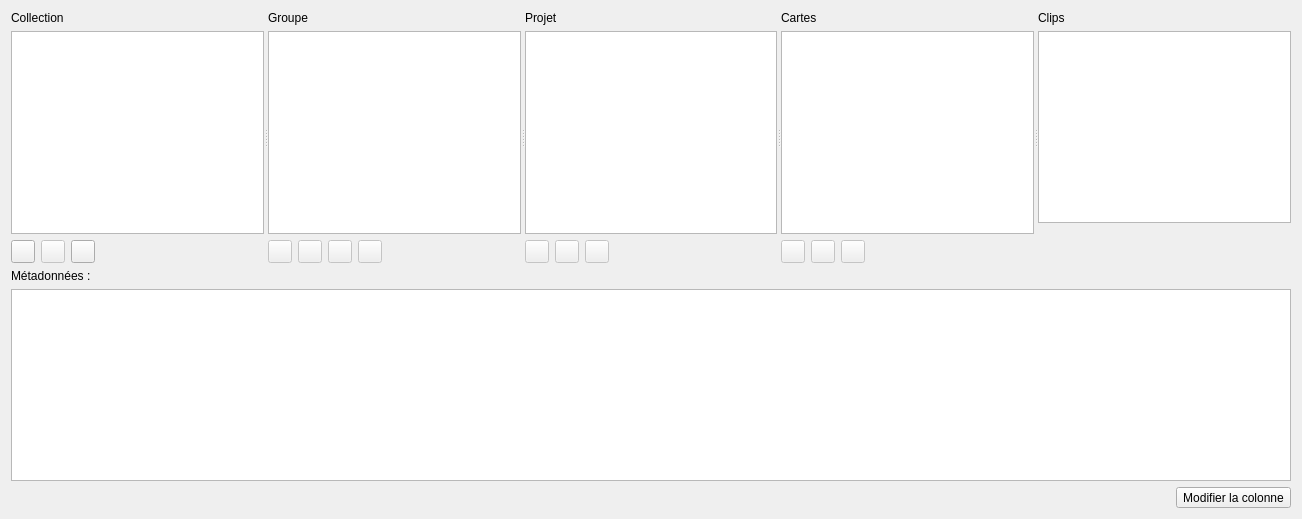
          <widget class="QWidget" name="page_3">
           <layout class="QVBoxLayout" name="verticalLayout">
            <item>
             <widget class="QSplitter" name="splitter_2">
              <property name="orientation">
               <enum>Qt::Vertical</enum>
              </property>
              <widget class="QWidget" name="layoutWidget_6">
               <layout class="QGridLayout" name="gridLayout_2">
                <item row="6" column="2">
                 <widget class="QToolButton" name="B_col_chge">
                  <property name="text">
                   <string>Modifier la colonne</string>
                  </property>
                 </widget>
                </item>
                <item row="6" column="1">
                 <spacer name="horizontalSpacer_5">
                  <property name="orientation">
                   <enum>Qt::Horizontal</enum>
                  </property>
                  <property name="sizeHint" stdset="0">
                   <size>
                    <width>40</width>
                    <height>20</height>
                   </size>
                  </property>
                 </spacer>
                </item>
                <item row="1" column="1">
                 <widget class="QLabel" name="label_7">
                  <property name="text">
                   <string>Métadonnées :</string>
                  </property>
                 </widget>
                </item>
                <item row="2" column="1" colspan="2">
                 <widget class="QTableView" name="mdataView">
                  <property name="styleSheet">
                   <string notr="true"/>
                  </property>
                  <property name="selectionMode">
                   <enum>QAbstractItemView::SingleSelection</enum>
                  </property>
                  <property name="showGrid">
                   <bool>true</bool>
                  </property>
                  <attribute name="verticalHeaderVisible">
                   <bool>false</bool>
                  </attribute>
                 </widget>
                </item>
                <item row="0" column="1" colspan="2">
                 <widget class="QSplitter" name="splitter_3">
                  <property name="orientation">
                   <enum>Qt::Horizontal</enum>
                  </property>
                  <widget class="QWidget" name="layoutWidget_7">
                   <layout class="QVBoxLayout" name="verticalLayout_12">
                    <item>
                     <widget class="QLabel" name="label_49">
                      <property name="frameShadow">
                       <enum>QFrame::Plain</enum>
                      </property>
                      <property name="text">
                       <string>Collection</string>
                      </property>
                      <property name="textFormat">
                       <enum>Qt::AutoText</enum>
                      </property>
                     </widget>
                    </item>
                    <item>
                     <widget class="QListView" name="collection_list">
                      <property name="minimumSize">
                       <size>
                        <width>0</width>
                        <height>0</height>
                       </size>
                      </property>
                      <property name="mouseTracking">
                       <bool>false</bool>
                      </property>
                      <property name="selectionMode">
                       <enum>QAbstractItemView::ExtendedSelection</enum>
                      </property>
                      <property name="selectionRectVisible">
                       <bool>false</bool>
                      </property>
                     </widget>
                    </item>
                    <item>
                     <layout class="QHBoxLayout" name="horizontalLayout_20">
                      <item>
                       <widget class="QToolButton" name="b_add_coll">
                        <property name="enabled">
                         <bool>true</bool>
                        </property>
                        <property name="toolTip">
                         <string>&lt;html&gt;&lt;head/&gt;&lt;body&gt;&lt;p&gt;Ajouter un &lt;span style=&quot; font-weight:600;&quot;&gt;objet&lt;/span&gt;&lt;/p&gt;&lt;/body&gt;&lt;/html&gt;</string>
                        </property>
                        <property name="statusTip">
                         <string>Ajouter un groupe</string>
                        </property>
                        <property name="autoFillBackground">
                         <bool>false</bool>
                        </property>
                        <property name="text">
                         <string/>
                        </property>
                        <property name="icon">
                         <iconset>
                          <normaloff>../../mam_manager V2/_ui/images/ic_add_circle_black_48dp.png</normaloff>../../mam_manager V2/_ui/images/ic_add_circle_black_48dp.png</iconset>
                        </property>
                       </widget>
                      </item>
                      <item>
                       <widget class="QToolButton" name="b_remove_coll">
                        <property name="enabled">
                         <bool>false</bool>
                        </property>
                        <property name="toolTip">
                         <string>&lt;html&gt;&lt;head/&gt;&lt;body&gt;&lt;p&gt;Retirer un &lt;span style=&quot; font-weight:600;&quot;&gt;objet&lt;/span&gt;&lt;/p&gt;&lt;/body&gt;&lt;/html&gt;</string>
                        </property>
                        <property name="text">
                         <string/>
                        </property>
                        <property name="icon">
                         <iconset>
                          <normaloff>../../mam_manager V2/_ui/images/ic_remove_circle_black_48dp.png</normaloff>../../mam_manager V2/_ui/images/ic_remove_circle_black_48dp.png</iconset>
                        </property>
                       </widget>
                      </item>
                      <item>
                       <widget class="QToolButton" name="toolButton">
                        <property name="toolTip">
                         <string>&lt;html&gt;&lt;head/&gt;&lt;body&gt;&lt;p&gt;Actualiser&lt;/p&gt;&lt;/body&gt;&lt;/html&gt;</string>
                        </property>
                        <property name="text">
                         <string/>
                        </property>
                        <property name="icon">
                         <iconset>
                          <normaloff>../../mam_manager V2/_ui/images/ic_refresh_black_24dp.png</normaloff>../../mam_manager V2/_ui/images/ic_refresh_black_24dp.png</iconset>
                        </property>
                       </widget>
                      </item>
                      <item>
                       <spacer name="horizontalSpacer_20">
                        <property name="orientation">
                         <enum>Qt::Horizontal</enum>
                        </property>
                        <property name="sizeHint" stdset="0">
                         <size>
                          <width>40</width>
                          <height>20</height>
                         </size>
                        </property>
                       </spacer>
                      </item>
                     </layout>
                    </item>
                   </layout>
                  </widget>
                  <widget class="QWidget" name="layoutWidget_8">
                   <layout class="QVBoxLayout" name="verticalLayout_16">
                    <item>
                     <widget class="QLabel" name="label_6">
                      <property name="frameShadow">
                       <enum>QFrame::Plain</enum>
                      </property>
                      <property name="text">
                       <string>Groupe</string>
                      </property>
                      <property name="textFormat">
                       <enum>Qt::AutoText</enum>
                      </property>
                     </widget>
                    </item>
                    <item>
                     <widget class="QListView" name="listView">
                      <property name="minimumSize">
                       <size>
                        <width>0</width>
                        <height>0</height>
                       </size>
                      </property>
                      <property name="mouseTracking">
                       <bool>false</bool>
                      </property>
                      <property name="tabKeyNavigation">
                       <bool>true</bool>
                      </property>
                      <property name="selectionMode">
                       <enum>QAbstractItemView::ExtendedSelection</enum>
                      </property>
                      <property name="selectionRectVisible">
                       <bool>false</bool>
                      </property>
                     </widget>
                    </item>
                    <item>
                     <layout class="QHBoxLayout" name="horizontalLayout_5">
                      <item>
                       <widget class="QToolButton" name="b_add_gp">
                        <property name="enabled">
                         <bool>false</bool>
                        </property>
                        <property name="toolTip">
                         <string>&lt;html&gt;&lt;head/&gt;&lt;body&gt;&lt;p&gt;Ajouter un &lt;span style=&quot; font-weight:600;&quot;&gt;objet&lt;/span&gt;&lt;/p&gt;&lt;/body&gt;&lt;/html&gt;</string>
                        </property>
                        <property name="statusTip">
                         <string>Ajouter un groupe</string>
                        </property>
                        <property name="autoFillBackground">
                         <bool>false</bool>
                        </property>
                        <property name="text">
                         <string/>
                        </property>
                        <property name="icon">
                         <iconset>
                          <normaloff>../../mam_manager V2/_ui/images/ic_add_circle_black_48dp.png</normaloff>../../mam_manager V2/_ui/images/ic_add_circle_black_48dp.png</iconset>
                        </property>
                       </widget>
                      </item>
                      <item>
                       <widget class="QToolButton" name="b_remove_gp">
                        <property name="enabled">
                         <bool>false</bool>
                        </property>
                        <property name="toolTip">
                         <string>&lt;html&gt;&lt;head/&gt;&lt;body&gt;&lt;p&gt;Retirer un &lt;span style=&quot; font-weight:600;&quot;&gt;objet&lt;/span&gt;&lt;/p&gt;&lt;/body&gt;&lt;/html&gt;</string>
                        </property>
                        <property name="text">
                         <string/>
                        </property>
                        <property name="icon">
                         <iconset>
                          <normaloff>../../mam_manager V2/_ui/images/ic_remove_circle_black_48dp.png</normaloff>../../mam_manager V2/_ui/images/ic_remove_circle_black_48dp.png</iconset>
                        </property>
                       </widget>
                      </item>
                      <item>
                       <widget class="QToolButton" name="b_chg_coll">
                        <property name="enabled">
                         <bool>false</bool>
                        </property>
                        <property name="toolTip">
                         <string>&lt;html&gt;&lt;head/&gt;&lt;body&gt;&lt;p&gt;Déplacer l'objet&lt;/p&gt;&lt;/body&gt;&lt;/html&gt;</string>
                        </property>
                        <property name="text">
                         <string/>
                        </property>
                        <property name="icon">
                         <iconset>
                          <normaloff>../../mam_manager V2/_ui/images/ic_reply_black_48dp.png</normaloff>../../mam_manager V2/_ui/images/ic_reply_black_48dp.png</iconset>
                        </property>
                       </widget>
                      </item>
                      <item>
                       <widget class="QToolButton" name="b_chg_rights">
                        <property name="enabled">
                         <bool>false</bool>
                        </property>
                        <property name="toolTip">
                         <string>&lt;html&gt;&lt;head/&gt;&lt;body&gt;&lt;p&gt;Déplacer l'objet&lt;/p&gt;&lt;/body&gt;&lt;/html&gt;</string>
                        </property>
                        <property name="text">
                         <string/>
                        </property>
                        <property name="icon">
                         <iconset>
                          <normaloff>../../mam_manager V2/_ui/images/ic_vpn_key_black_18dp.png</normaloff>../../mam_manager V2/_ui/images/ic_vpn_key_black_18dp.png</iconset>
                        </property>
                       </widget>
                      </item>
                      <item>
                       <spacer name="horizontalSpacer_9">
                        <property name="orientation">
                         <enum>Qt::Horizontal</enum>
                        </property>
                        <property name="sizeHint" stdset="0">
                         <size>
                          <width>40</width>
                          <height>20</height>
                         </size>
                        </property>
                       </spacer>
                      </item>
                     </layout>
                    </item>
                   </layout>
                  </widget>
                  <widget class="QWidget" name="layoutWidget_9">
                   <layout class="QVBoxLayout" name="verticalLayout_20">
                    <item>
                     <widget class="QLabel" name="label_23">
                      <property name="frameShadow">
                       <enum>QFrame::Plain</enum>
                      </property>
                      <property name="text">
                       <string>Projet</string>
                      </property>
                      <property name="textFormat">
                       <enum>Qt::AutoText</enum>
                      </property>
                     </widget>
                    </item>
                    <item>
                     <widget class="QListView" name="listView_2">
                      <property name="tabKeyNavigation">
                       <bool>true</bool>
                      </property>
                      <property name="selectionMode">
                       <enum>QAbstractItemView::ExtendedSelection</enum>
                      </property>
                      <property name="selectionBehavior">
                       <enum>QAbstractItemView::SelectItems</enum>
                      </property>
                     </widget>
                    </item>
                    <item>
                     <layout class="QHBoxLayout" name="horizontalLayout_14">
                      <item>
                       <widget class="QToolButton" name="b_add_project">
                        <property name="enabled">
                         <bool>false</bool>
                        </property>
                        <property name="toolTip">
                         <string>&lt;html&gt;&lt;head/&gt;&lt;body&gt;&lt;p&gt;Ajouter un &lt;span style=&quot; font-weight:600;&quot;&gt;objet&lt;/span&gt;&lt;/p&gt;&lt;/body&gt;&lt;/html&gt;</string>
                        </property>
                        <property name="text">
                         <string/>
                        </property>
                        <property name="icon">
                         <iconset>
                          <normaloff>../../mam_manager V2/_ui/images/ic_add_circle_black_48dp.png</normaloff>../../mam_manager V2/_ui/images/ic_add_circle_black_48dp.png</iconset>
                        </property>
                       </widget>
                      </item>
                      <item>
                       <widget class="QToolButton" name="b_rmve_project">
                        <property name="enabled">
                         <bool>false</bool>
                        </property>
                        <property name="toolTip">
                         <string>&lt;html&gt;&lt;head/&gt;&lt;body&gt;&lt;p&gt;Retirer un &lt;span style=&quot; font-weight:600;&quot;&gt;objet&lt;/span&gt;&lt;/p&gt;&lt;/body&gt;&lt;/html&gt;</string>
                        </property>
                        <property name="text">
                         <string/>
                        </property>
                        <property name="icon">
                         <iconset>
                          <normaloff>../../mam_manager V2/_ui/images/ic_remove_circle_black_48dp.png</normaloff>../../mam_manager V2/_ui/images/ic_remove_circle_black_48dp.png</iconset>
                        </property>
                       </widget>
                      </item>
                      <item>
                       <widget class="QToolButton" name="b_chg_gp">
                        <property name="enabled">
                         <bool>false</bool>
                        </property>
                        <property name="toolTip">
                         <string>&lt;html&gt;&lt;head/&gt;&lt;body&gt;&lt;p&gt;Déplacer l'objet&lt;/p&gt;&lt;/body&gt;&lt;/html&gt;</string>
                        </property>
                        <property name="text">
                         <string/>
                        </property>
                        <property name="icon">
                         <iconset>
                          <normaloff>../../mam_manager V2/_ui/images/ic_reply_black_48dp.png</normaloff>../../mam_manager V2/_ui/images/ic_reply_black_48dp.png</iconset>
                        </property>
                       </widget>
                      </item>
                      <item>
                       <spacer name="horizontalSpacer_21">
                        <property name="orientation">
                         <enum>Qt::Horizontal</enum>
                        </property>
                        <property name="sizeHint" stdset="0">
                         <size>
                          <width>40</width>
                          <height>20</height>
                         </size>
                        </property>
                       </spacer>
                      </item>
                     </layout>
                    </item>
                   </layout>
                  </widget>
                  <widget class="QWidget" name="layoutWidget_10">
                   <layout class="QVBoxLayout" name="verticalLayout_23">
                    <item>
                     <widget class="QLabel" name="label_25">
                      <property name="frameShadow">
                       <enum>QFrame::Plain</enum>
                      </property>
                      <property name="text">
                       <string>Cartes</string>
                      </property>
                      <property name="textFormat">
                       <enum>Qt::AutoText</enum>
                      </property>
                     </widget>
                    </item>
                    <item>
                     <widget class="QListView" name="listView_3">
                      <property name="tabKeyNavigation">
                       <bool>true</bool>
                      </property>
                      <property name="selectionMode">
                       <enum>QAbstractItemView::ExtendedSelection</enum>
                      </property>
                      <property name="selectionBehavior">
                       <enum>QAbstractItemView::SelectItems</enum>
                      </property>
                     </widget>
                    </item>
                    <item>
                     <layout class="QHBoxLayout" name="horizontalLayout_21">
                      <item>
                       <widget class="QToolButton" name="b_ingest">
                        <property name="enabled">
                         <bool>false</bool>
                        </property>
                        <property name="toolTip">
                         <string>&lt;html&gt;&lt;head/&gt;&lt;body&gt;&lt;p&gt;Ajouter un &lt;span style=&quot; font-weight:600;&quot;&gt;objet&lt;/span&gt;&lt;/p&gt;&lt;/body&gt;&lt;/html&gt;</string>
                        </property>
                        <property name="text">
                         <string/>
                        </property>
                        <property name="icon">
                         <iconset>
                          <normaloff>../../mam_manager V2/_ui/images/ic_add_circle_black_48dp.png</normaloff>../../mam_manager V2/_ui/images/ic_add_circle_black_48dp.png</iconset>
                        </property>
                       </widget>
                      </item>
                      <item>
                       <widget class="QToolButton" name="b_card_rmve">
                        <property name="enabled">
                         <bool>false</bool>
                        </property>
                        <property name="toolTip">
                         <string>&lt;html&gt;&lt;head/&gt;&lt;body&gt;&lt;p&gt;Retirer un &lt;span style=&quot; font-weight:600;&quot;&gt;objet&lt;/span&gt;&lt;/p&gt;&lt;/body&gt;&lt;/html&gt;</string>
                        </property>
                        <property name="text">
                         <string/>
                        </property>
                        <property name="icon">
                         <iconset>
                          <normaloff>../../mam_manager V2/_ui/images/ic_remove_circle_black_48dp.png</normaloff>../../mam_manager V2/_ui/images/ic_remove_circle_black_48dp.png</iconset>
                        </property>
                       </widget>
                      </item>
                      <item>
                       <widget class="QToolButton" name="b_card_chge">
                        <property name="enabled">
                         <bool>false</bool>
                        </property>
                        <property name="toolTip">
                         <string>&lt;html&gt;&lt;head/&gt;&lt;body&gt;&lt;p&gt;Déplacer l'objet&lt;/p&gt;&lt;/body&gt;&lt;/html&gt;</string>
                        </property>
                        <property name="text">
                         <string/>
                        </property>
                        <property name="icon">
                         <iconset>
                          <normaloff>../../mam_manager V2/_ui/images/ic_reply_black_48dp.png</normaloff>../../mam_manager V2/_ui/images/ic_reply_black_48dp.png</iconset>
                        </property>
                       </widget>
                      </item>
                      <item>
                       <spacer name="horizontalSpacer_22">
                        <property name="orientation">
                         <enum>Qt::Horizontal</enum>
                        </property>
                        <property name="sizeHint" stdset="0">
                         <size>
                          <width>40</width>
                          <height>20</height>
                         </size>
                        </property>
                       </spacer>
                      </item>
                     </layout>
                    </item>
                   </layout>
                  </widget>
                  <widget class="QWidget" name="layoutWidget_11">
                   <layout class="QVBoxLayout" name="verticalLayout_26">
                    <item>
                     <widget class="QLabel" name="label_29">
                      <property name="frameShadow">
                       <enum>QFrame::Plain</enum>
                      </property>
                      <property name="text">
                       <string>Clips</string>
                      </property>
                      <property name="textFormat">
                       <enum>Qt::AutoText</enum>
                      </property>
                     </widget>
                    </item>
                    <item>
                     <widget class="QStackedWidget" name="stackedWidget_3">
                      <property name="currentIndex">
                       <number>0</number>
                      </property>
                      <widget class="QWidget" name="page_15">
                       <layout class="QVBoxLayout" name="verticalLayout_31">
                        <property name="leftMargin">
                         <number>0</number>
                        </property>
                        <property name="topMargin">
                         <number>0</number>
                        </property>
                        <property name="rightMargin">
                         <number>0</number>
                        </property>
                        <property name="bottomMargin">
                         <number>0</number>
                        </property>
                        <item>
                         <widget class="QListView" name="listView_4">
                          <property name="tabKeyNavigation">
                           <bool>false</bool>
                          </property>
                          <property name="selectionMode">
                           <enum>QAbstractItemView::ExtendedSelection</enum>
                          </property>
                          <property name="selectionBehavior">
                           <enum>QAbstractItemView::SelectItems</enum>
                          </property>
                         </widget>
                        </item>
                       </layout>
                      </widget>
                      <widget class="QWidget" name="page_16">
                       <layout class="QVBoxLayout" name="verticalLayout_32">
                        <item>
                         <widget class="QLabel" name="label_51">
                          <property name="text">
                           <string>&lt;html&gt;&lt;head/&gt;&lt;body&gt;&lt;p align=&quot;center&quot;&gt;&lt;span style=&quot; font-weight:600;&quot;&gt;Analyse de la &lt;/span&gt;&lt;/p&gt;&lt;p align=&quot;center&quot;&gt;&lt;span style=&quot; font-weight:600;&quot;&gt;carte&lt;/span&gt;&lt;/p&gt;&lt;p align=&quot;center&quot;&gt;Merci de patienter...&lt;/p&gt;&lt;/body&gt;&lt;/html&gt;</string>
                          </property>
                         </widget>
                        </item>
                        <item>
                         <widget class="QLabel" name="label_52">
                          <property name="text">
                           <string/>
                          </property>
                          <property name="pixmap">
                           <pixmap>../../mam_manager V2/_ui/images/ic_refresh_black_24dp.png</pixmap>
                          </property>
                          <property name="alignment">
                           <set>Qt::AlignCenter</set>
                          </property>
                         </widget>
                        </item>
                        <item>
                         <widget class="QProgressBar" name="progressBar_2">
                          <property name="maximum">
                           <number>0</number>
                          </property>
                          <property name="value">
                           <number>-1</number>
                          </property>
                         </widget>
                        </item>
                       </layout>
                      </widget>
                     </widget>
                    </item>
                    <item>
                     <layout class="QHBoxLayout" name="horizontalLayout_22">
                      <item>
                       <spacer name="verticalSpacer_3">
                        <property name="orientation">
                         <enum>Qt::Vertical</enum>
                        </property>
                        <property name="sizeHint" stdset="0">
                         <size>
                          <width>20</width>
                          <height>40</height>
                         </size>
                        </property>
                       </spacer>
                      </item>
                      <item>
                       <spacer name="horizontalSpacer_23">
                        <property name="orientation">
                         <enum>Qt::Horizontal</enum>
                        </property>
                        <property name="sizeHint" stdset="0">
                         <size>
                          <width>40</width>
                          <height>20</height>
                         </size>
                        </property>
                       </spacer>
                      </item>
                     </layout>
                    </item>
                   </layout>
                  </widget>
                 </widget>
                </item>
               </layout>
              </widget>
             </widget>
            </item>
           </layout>
          </widget>
